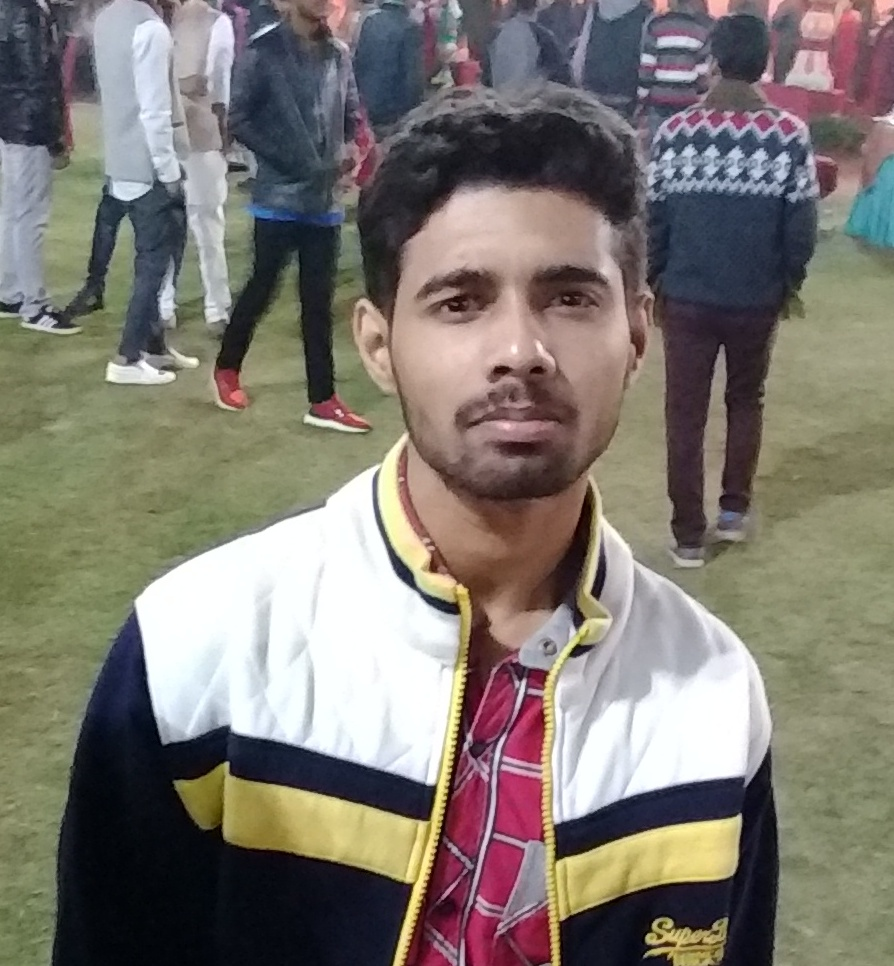
#> input picture image.jpg, 894 x 966 px, found by its file name
$ python rotation.py
#> lines starting #> are read from the running program, lines starting #| are printed output that depends on the picture
import cv2
import numpy as np

pic=cv2.imread('image.jpg')
#> pic is the input picture: shape (966, 894, 3); mean B, G, R 112.4, 119.8, 125.6
cols=pic.shape[1]
#> cols = 894
rows=pic.shape[0]
#> rows = 966
center=(cols/2,rows/2)
#> center = (447, 483)
angle=90
M= cv2.getRotationMatrix2D(center, angle, 1)
rotate=cv2.warpAffine(pic, M, (cols, rows))
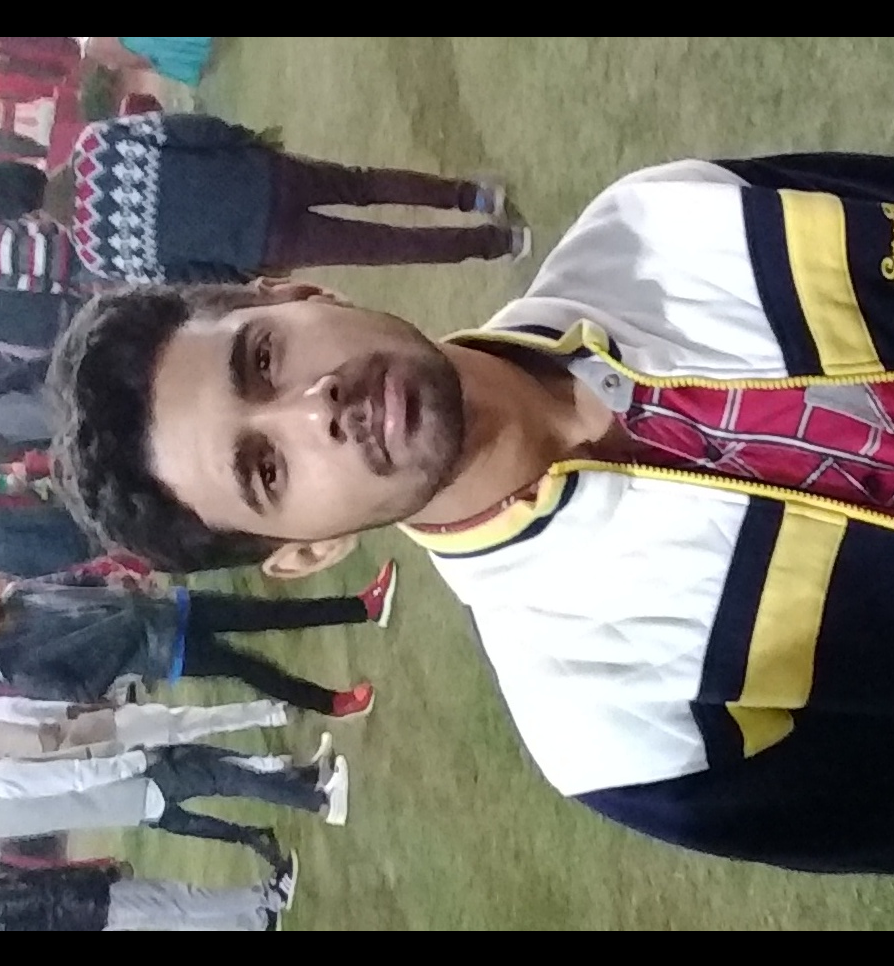
#> rotate: shape (966, 894, 3); mean B, G, R 105.8, 113.5, 118.5
cv2.imshow('rotated', rotate)

cv2.waitKey(0)
cv2.destroyAllWindows()
